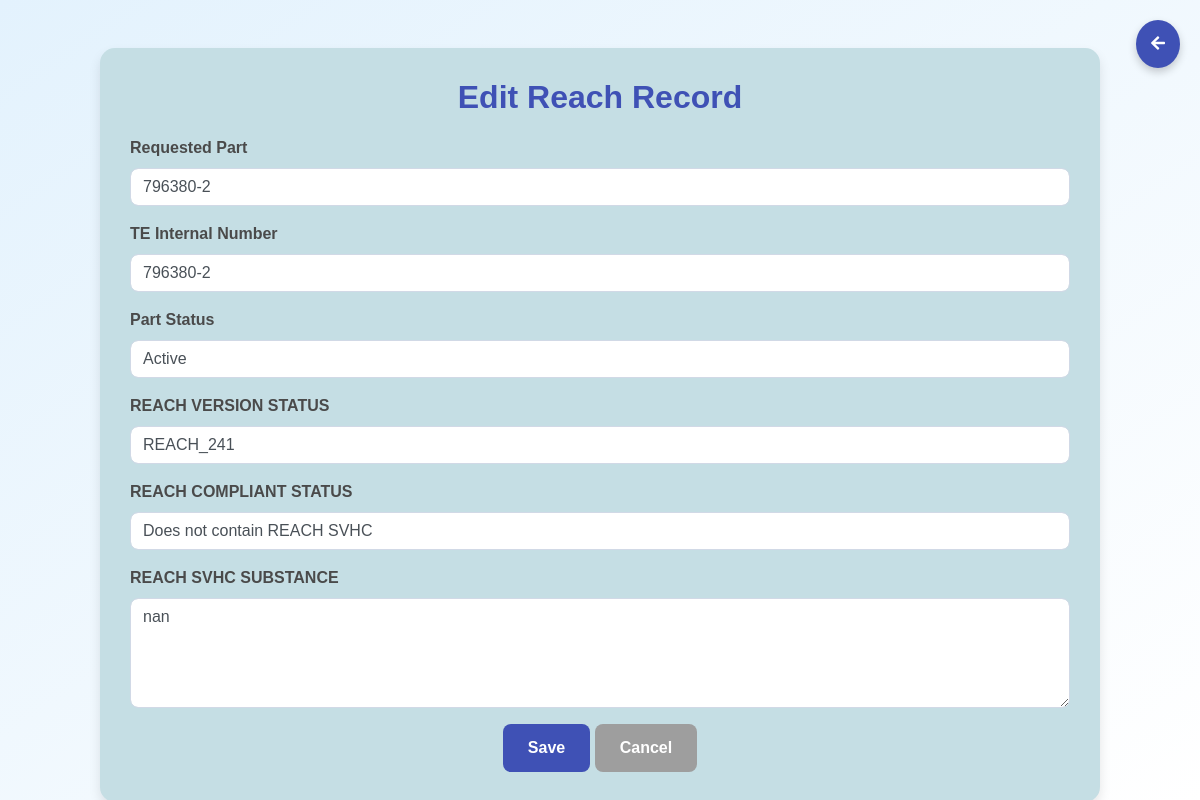
The app's page /reach_edit/1/ with its own data.
### tycapp/models.py (models this page shows, shortened)
class tycdata(models.Model):
    requested_part = models.CharField(max_length=255)
    te_internal_number = models.CharField(max_length=255)
    part_status = models.CharField(max_length=255)
    rohs_compliant_status = models.CharField(max_length=255)
    rohs_exemption_substance_info = models.TextField()
    reach_version_status = models.CharField(max_length=255)
    reach_compliant_status = models.CharField(max_length=255)
    reach_svhc_substance = models.TextField()

### tycapp/views.py (the view, shortened to what this page needs)
# urls.py: path('reach_edit/<int:pk>/', views.reach_edit, name='reach_edit'),
def reach_edit(request, pk):
    instance = get_object_or_404(tycdata, pk=pk)  # Fetch the specific record
    context = {
        'instance': instance,
    }
    return render(request, 'tycapp/reach_edit.html', context)

### templates/tycapp/reach_edit.html (shortened to what this page needs)
<!DOCTYPE html>
<html lang="en">
<head>
    <link rel="stylesheet" href="https://maxcdn.bootstrapcdn.com/bootstrap/4.5.2/css/bootstrap.min.css">
</head>
<body>
    <a href="{% url 'reach_list' %}" class="back-button">
        <i class="fas fa-arrow-left"></i>
    </a>
    <div class="container mt-5">
        <h1>Edit Reach Record</h1>
        <form method="post">
            <div class="form-group">
                <label for="requested_part">Requested Part</label>
                <input type="text" class="form-control" id="requested_part" name="requested_part" value="{{ instance.requested_part }}">
            </div>
            <div class="form-group">
                <label for="te_internal_number">TE Internal Number</label>
                <input type="text" class="form-control" id="te_internal_number" name="te_internal_number" value="{{ instance.te_internal_number }}">
            </div>
            <div class="form-group">
                <label for="part_status">Part Status</label>
                <input type="text" class="form-control" id="part_status" name="part_status" value="{{ instance.part_status }}">
            </div>
            <div class="form-group">
                <label for="rohs_compliant_status">REACH VERSION STATUS</label>
                <input type="text" class="form-control" id="reach_version_status" name="reach_version_status" value="{{ instance.reach_version_status }}">
            </div>
            <div class="form-group">
                <label for="rohs_compliant_status">REACH COMPLIANT STATUS</label>
                <input type="text" class="form-control" id="reach_compliant_status" name="reach_compliant_status" value="{{ instance.reach_compliant_status }}">
            </div>
            <div class="form-group">
                <label for="rohs_exemption_substance_info">REACH SVHC SUBSTANCE</label>
                <textarea class="form-control" id="reach_svhc_substance" name="reach_svhc_substance" rows="4">{{ instance.reach_svhc_substance }}</textarea>
            </div>
            <div class="text-center">
                <button type="submit" class="btn btn-primary">Save</button>
                <a href="{% url 'reach_list' %}" class="btn btn-secondary">Cancel</a>
            </div>
        </form>
    </div>
</body>
</html>

### templates/tycapp/reach_edit.html (style rules this page uses)
body { background: linear-gradient(to bottom right, #e3f2fd, #ffffff); font-family: 'Arial', sans-serif; }
.container { background-color: #c5dee4; border-radius: 15px; box-shadow: 0 6px 12px rgba(0, 0, 0, 0.1); padding: 30px; max-width: 1000px; margin: auto; }
h1 { font-size: 2rem; font-weight: bold; margin-bottom: 20px; text-align: center; color: #3f51b5; }
.form-group label { font-weight: 600; color: #4a4a4a; }
.form-control { border-radius: 8px; border: 1px solid #d1d9e6; }
.btn { font-weight: bold; padding: 12px 25px; border-radius: 8px; transition: background-color 0.3s ease, transform 0.2s ease; }
.btn-primary { background-color: #3f51b5; border: none; color: #fff; }
.btn-secondary { background-color: #9e9e9e; border: none; color: #fff; }
.back-button { position: fixed; top: 20px; right: 20px; background-color: #3f51b5; border: none; color: #fff; padding: 12px 15px; font-weight: bold; border-radius: 50%; box-shadow: 0 4px 8px rgba(0, 0, 0, 0.2); cursor: pointer; transition: transform 0.3s ease, background-color 0.3s ease; }

### records on screen
tycdata: requested_part "796380-2", te_internal_number "796380-2", part_status "Active", reach_version_status "REACH_241", reach_compliant_status "Does not contain REACH SVHC", reach_svhc_substance "nan"
